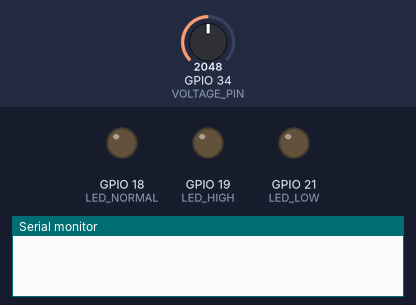
The sketch below on a simulated ESP32. Parts: output pins drawn as LEDs (lit = HIGH), the last lines printed to the serial monitor. Inputs (shaded band) come from the test bench; at power-on: GPIO 34 (VOLTAGE_PIN) = 2048. WiFi joins after 1.5 s; servers stay silent unless stated.

Above: at 0.1 s.
At 2.0 s:
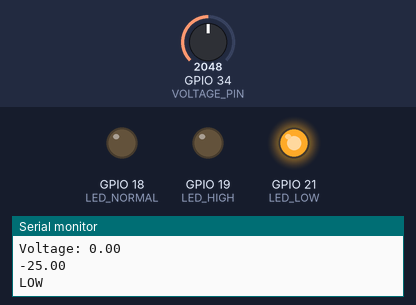
Timing chart, 0 to 3.5 s (numbered marks = the images above):
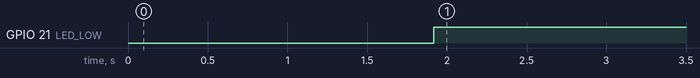

The sketch:

code.ino
```cpp
#define BLYNK_TEMPLATE_ID "YOUR_TEMPLATE_ID"
#define BLYNK_TEMPLATE_NAME "YOUR_TEMPLATE_NAME"
#define BLYNK_AUTH_TOKEN "YOUR_AUTH_TOKEN"

#include <WiFi.h>
#include <BlynkSimpleEsp32.h>

char ssid[] = "YOUR_WIFI_NAME";
char pass[] = "YOUR_WIFI_PASSWORD";

float calibrationFactor = 850.0;   // Your calibrated value


// Pin Definitions
#define VOLTAGE_PIN 34
#define LED_NORMAL 18
#define LED_HIGH 19
#define LED_LOW 21

// Voltage Limits
float highLimit = 300.0;
float lowLimit = 190.0;
float normalMin = 210.0;
float normalMax = 230.0;

bool highAlertSent = false;
bool lowAlertSent = false;

void setup()
{
  Serial.begin(115200);

  pinMode(LED_NORMAL, OUTPUT);
  pinMode(LED_HIGH, OUTPUT);
  pinMode(LED_LOW, OUTPUT);

  Blynk.begin(BLYNK_AUTH_TOKEN, ssid, pass);
}

float readVoltage()
{
   int minVal = 4095;
  int maxVal = 0;

  // Take 1000 samples
  for (int i = 0; i < 1000; i++)
  {
    int adc = analogRead(VOLTAGE_PIN);

    if (adc > maxVal) maxVal = adc;
    if (adc < minVal) minVal = adc;
  }

  int peakToPeak = maxVal - minVal;

  // Convert ADC difference to voltage
  float vpp = (peakToPeak * 3.3) / 4095.0;

  // Convert peak-to-peak to RMS (approximation)
  float vrms = (vpp / 2.0) * 0.707;

  float actualVoltage = vrms * calibrationFactor;

  Serial.print("Voltage: ");
  Serial.println(actualVoltage);

  return actualVoltage - 25;
  //delay(20);
}

void loop()
{
  Blynk.run();

  float voltage = readVoltage();
  Serial.println(voltage);

  // Send voltage to Blynk (Virtual Pin V0)
  Blynk.virtualWrite(V0, voltage);

  // HIGH VOLTAGE
  if (voltage > highLimit)
  {
    Serial.println("HIGH");
    digitalWrite(LED_HIGH, HIGH);
    digitalWrite(LED_NORMAL, LOW);
    digitalWrite(LED_LOW, LOW);

    if (!highAlertSent)
    {
      Blynk.logEvent("high_voltage", "High Voltage Detected!");
      highAlertSent = true;
      lowAlertSent = false;
    }
  }

  // LOW VOLTAGE
  else if (voltage < lowLimit)
  {
    Serial.println("LOW");
    digitalWrite(LED_LOW, HIGH);
    digitalWrite(LED_NORMAL, LOW);
    digitalWrite(LED_HIGH, LOW);

    if (!lowAlertSent)
    {
      Blynk.logEvent("low_voltage", "Low Voltage Detected!");
      lowAlertSent = true;
      highAlertSent = false;
    }
  }

  // NORMAL VOLTAGE
  else
  {
    Serial.println("NORMAL");
    digitalWrite(LED_NORMAL, HIGH);
    digitalWrite(LED_HIGH, LOW);
    digitalWrite(LED_LOW, LOW);

    highAlertSent = false;
    lowAlertSent = false;
  }

  delay(1000);
}
```

Measured:
- by itself, GPIO 21 (LED_LOW): LOW → HIGH at 1.9 s
